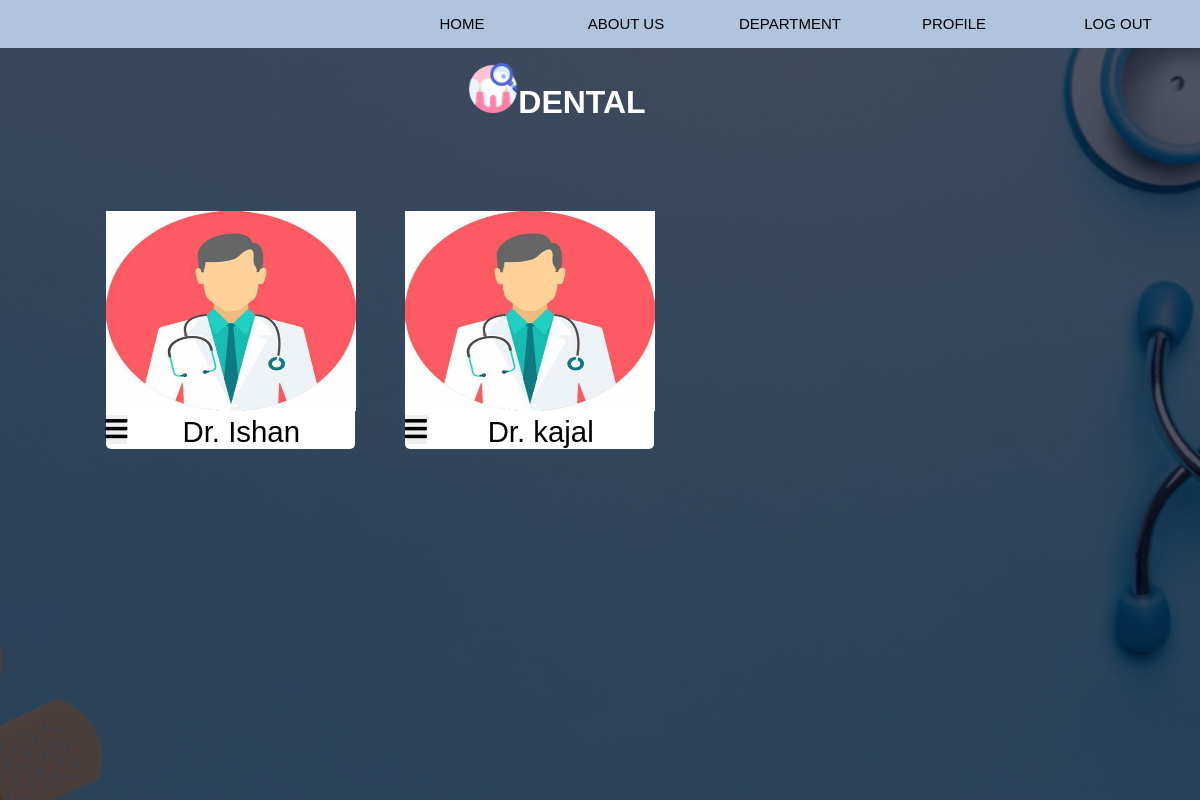
Screenshot of /user/dental.php with the database file from the repository.
### tables this page shows
CREATE TABLE `doctors_info` (
  `doctor_id` int(11) NOT NULL,
  `doctor_name` varchar(30) NOT NULL,
  `doctor_specialization` varchar(30) NOT NULL,
  `doctor_phone` varchar(10) NOT NULL,
  `doctor_email` varchar(30) NOT NULL,
  `day_from` varchar(30) NOT NULL,
  `day_to` varchar(30) NOT NULL,
  `time` varchar(255) NOT NULL,
  `doctor_password` varchar(30) NOT NULL,
  `photo` varchar(200) NOT NULL
);

### user/dental.php (the view, shortened to what this page needs)
<?php
$category = 'dental';
?>
<!DOCTYPE html>
<html>
<head>
  <link rel="stylesheet" href="../style3.css">
  <link rel="stylesheet" href="https://cdnjs.cloudflare.com/ajax/libs/font-awesome/5.15.2/css/all.min.css" />
</head>
<body>
  <?php
  include 'header2.php';
  ?>
  <div class="topic">
    <h1> <img src="../images/dental.png" height="50px">DENTAL</h1>
  </div>
  <div class="doctors">
    <?php
    $sql = "SELECT * FROM doctors_info WHERE doctor_specialization='$category'";
    $all_doctors = $conn->query($sql);
    ?>
    <?php
    if ($all_doctors) {
      while ($row = mysqli_fetch_assoc($all_doctors)) {
        ?>
        <div class="doc-menu">
          <img src="<?php echo $row["photo"]; ?>" alt="" height="200mm" width="250mm">
          <div class="btn-one">
            <button class="drop"><i class="fas fa-bars"></i></button>
            <div class="doc-name">
              Dr.
              <?php echo $row["doctor_name"]; ?>
            </div>
            </div>
          </div>
        </div>
        <?php
      }
    } ?>

### style3.css (style rules this page uses)
* { margin:0; padding: 0; font-family: 'Poppins', sans-serif; }
.topic { padding-left: 30%; text-align: center; }
.topic h1 { margin-top: 15px; padding: 0 8px 10px; color:white; width: 10cm; }
.doctors { margin-top: 50px; margin-left:20mm; padding:30px; justify-content: space-between; display: inline-flex; column-gap: 50px; }
.doc-menu img { text-align: center; }
.doc-menu { background: #fff; width:66mm; border-radius: 5px; position: relative; display: inline-block; }
.doc-name { font-size:3.3ch; text-align: center; }
.btn-one .drop { font-size: 25px; border: none; float: left; }

### rows the page displays
doctors_info: photo (picture), doctor_name "Ishan"
doctors_info: photo (picture), doctor_name "kajal"
